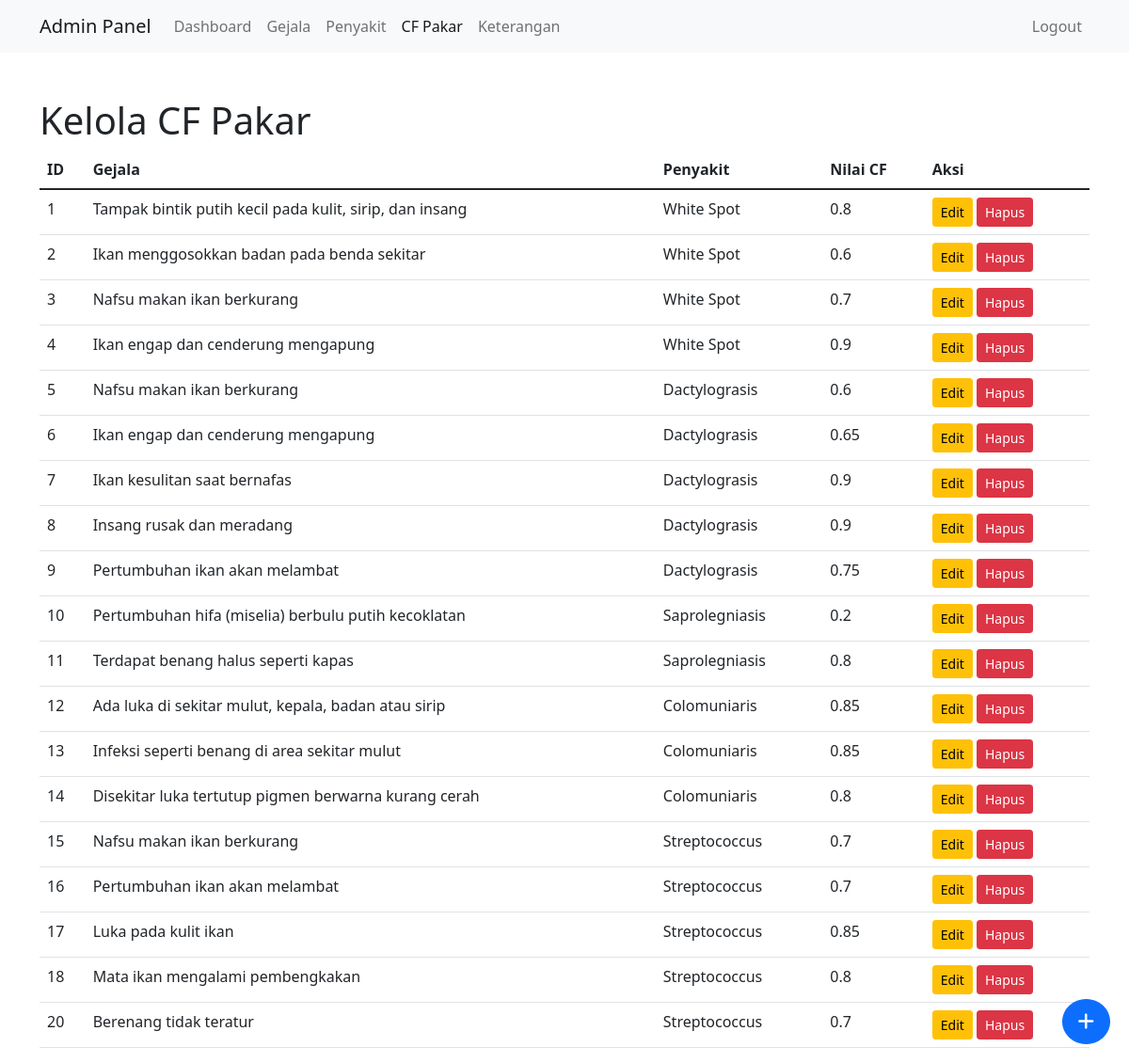
The page /admin/cf_pakar.php (signed in) on the database its author committed.
### tables this page shows
CREATE TABLE `cf_pakar` (
  `id` int(11) NOT NULL,
  `gejala_id` varchar(10) DEFAULT NULL,
  `penyakit_id` varchar(10) DEFAULT NULL,
  `nilai` float NOT NULL
);

CREATE TABLE `gejala` (
  `id` varchar(10) NOT NULL,
  `deskripsi` text NOT NULL
);

CREATE TABLE `penyakit` (
  `id` varchar(10) NOT NULL,
  `nama` varchar(100) NOT NULL,
  `penyebab` text DEFAULT NULL,
  `pengendalian` text DEFAULT NULL
);

### admin/cf_pakar.php (the view, shortened to what this page needs)
<?php
require_once '../includes/db_connect.php';
$result = $conn->query("SELECT cf.*, g.deskripsi AS gejala, p.nama AS penyakit
                        FROM cf_pakar cf
                        JOIN gejala g ON cf.gejala_id = g.id
                        JOIN penyakit p ON cf.penyakit_id = p.id");
?>
<!DOCTYPE html>
<html lang="en">
<head>
    <link href="https://cdn.jsdelivr.net/npm/bootstrap@5.1.3/dist/css/bootstrap.min.css" rel="stylesheet">
    <link rel="stylesheet" href="https://cdnjs.cloudflare.com/ajax/libs/font-awesome/6.0.0-beta3/css/all.min.css">
</head>
<body>
    <nav class="navbar navbar-expand-lg navbar-light bg-light">
        <div class="container">
            <a class="navbar-brand" href="#">Admin Panel</a>
            <div class="collapse navbar-collapse" id="navbarNav">
                <ul class="navbar-nav">
                    <li class="nav-item">
                        <a class="nav-link" href="dashboard.php">Dashboard</a>
                    </li>
                    <li class="nav-item">
                        <a class="nav-link" href="gejala.php">Gejala</a>
                    </li>
                    <li class="nav-item">
                        <a class="nav-link" href="penyakit.php">Penyakit</a>
                    </li>
                    <li class="nav-item">
                        <a class="nav-link active" href="cf_pakar.php">CF Pakar</a>
                    </li>
                    <li class="nav-item">
                        <a class="nav-link" href="keterangan.php">Keterangan</a>
                    </li>
                </ul>
                <ul class="navbar-nav ms-auto">
                    <li class="nav-item">
                        <a class="nav-link" href="logout.php">Logout</a>
                    </li>
                </ul>
            </div>
        </div>
    </nav>
    <div class="container mt-5">
        <h1>Kelola CF Pakar</h1>
        <table class="table">
            <thead>
                <tr>
                    <th>ID</th>
                    <th>Gejala</th>
                    <th>Penyakit</th>
                    <th>Nilai CF</th>
                    <th>Aksi</th>
                </tr>
            </thead>
            <tbody>
                <?php while ($row = $result->fetch_assoc()): ?>
                <tr>
                    <td><?php echo $row['id']; ?></td>
                    <td><?php echo $row['gejala']; ?></td>
                    <td><?php echo $row['penyakit']; ?></td>
                    <td><?php echo $row['nilai']; ?></td>
                    <td>
                        <button class="btn btn-warning btn-sm" data-bs-toggle="modal" data-bs-target="#editModal"
                                data-id="<?php echo $row['id']; ?>"
                                data-gejala-id="<?php echo $row['gejala_id']; ?>"
                                data-penyakit-id="<?php echo $row['penyakit_id']; ?>"
                                data-nilai="<?php echo $row['nilai']; ?>">
                            Edit
                        </button>
                        <form method="post" style="display: inline;">
                            <button type="submit" name="hapus" class="btn btn-danger btn-sm">Hapus</button>
                        </form>
                    </td>
                </tr>
                <?php endwhile; ?>
            </tbody>
        </table>
    </div>
    <button class="btn btn-primary btn-lg rounded-circle floating-button" data-bs-toggle="modal" data-bs-target="#tambahModal">
        <i class="fas fa-plus"></i>
    </button>
</body>
</html>

### admin/cf_pakar.php (style rules this page uses)
.floating-button { position: fixed; bottom: 20px; right: 20px; }

### rows shown on the page
cf_pakar: id "1", gejala.deskripsi "Tampak bintik putih kecil pada kulit, sirip, dan insang", penyakit.nama "White Spot", nilai "0.8"
cf_pakar: id "2", gejala.deskripsi "Ikan menggosokkan badan pada benda sekitar", penyakit.nama "White Spot", nilai "0.6"
cf_pakar: id "3", gejala.deskripsi "Nafsu makan ikan berkurang", penyakit.nama "White Spot", nilai "0.7"
cf_pakar: id "4", gejala.deskripsi "Ikan engap dan cenderung mengapung", penyakit.nama "White Spot", nilai "0.9"
cf_pakar: id "5", gejala.deskripsi "Nafsu makan ikan berkurang", penyakit.nama "Dactylograsis", nilai "0.6"
cf_pakar: id "6", gejala.deskripsi "Ikan engap dan cenderung mengapung", penyakit.nama "Dactylograsis", nilai "0.65"
cf_pakar: id "7", gejala.deskripsi "Ikan kesulitan saat bernafas", penyakit.nama "Dactylograsis", nilai "0.9"
cf_pakar: id "8", gejala.deskripsi "Insang rusak dan meradang", penyakit.nama "Dactylograsis", nilai "0.9"
cf_pakar: id "9", gejala.deskripsi "Pertumbuhan ikan akan melambat", penyakit.nama "Dactylograsis", nilai "0.75"
cf_pakar: id "10", gejala.deskripsi "Pertumbuhan hifa (miselia) berbulu putih kecoklatan", penyakit.nama "Saprolegniasis", nilai "0.2"
cf_pakar: id "11", gejala.deskripsi "Terdapat benang halus seperti kapas", penyakit.nama "Saprolegniasis", nilai "0.8"
cf_pakar: id "12", gejala.deskripsi "Ada luka di sekitar mulut, kepala, badan atau sirip", penyakit.nama "Colomuniaris", nilai "0.85"
cf_pakar: id "13", gejala.deskripsi "Infeksi seperti benang di area sekitar mulut", penyakit.nama "Colomuniaris", nilai "0.85"
cf_pakar: id "14", gejala.deskripsi "Disekitar luka tertutup pigmen berwarna kurang cerah", penyakit.nama "Colomuniaris", nilai "0.8"
cf_pakar: id "15", gejala.deskripsi "Nafsu makan ikan berkurang", penyakit.nama "Streptococcus", nilai "0.7"
cf_pakar: id "16", gejala.deskripsi "Pertumbuhan ikan akan melambat", penyakit.nama "Streptococcus", nilai "0.7"
cf_pakar: id "17", gejala.deskripsi "Luka pada kulit ikan", penyakit.nama "Streptococcus", nilai "0.85"
cf_pakar: id "18", gejala.deskripsi "Mata ikan mengalami pembengkakan", penyakit.nama "Streptococcus", nilai "0.8"
cf_pakar: id "20", gejala.deskripsi "Berenang tidak teratur", penyakit.nama "Streptococcus", nilai "0.7"
